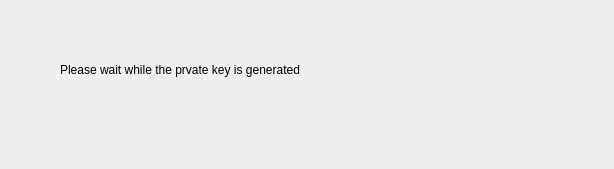
<ui version="4.0" >
 <class>PrivKeyPopupUI</class>
 <widget class="QWidget" name="PrivKeyPopupUI" >
  <property name="geometry" >
   <rect>
    <x>0</x>
    <y>0</y>
    <width>614</width>
    <height>169</height>
   </rect>
  </property>
  <property name="windowTitle" >
   <string>Form</string>
  </property>
  <widget class="QLabel" name="label" >
   <property name="geometry" >
    <rect>
     <x>60</x>
     <y>60</y>
     <width>451</width>
     <height>20</height>
    </rect>
   </property>
   <property name="text" >
    <string>Please wait while the prvate key is generated</string>
   </property>
  </widget>
 </widget>
 <resources/>
 <connections/>
</ui>
